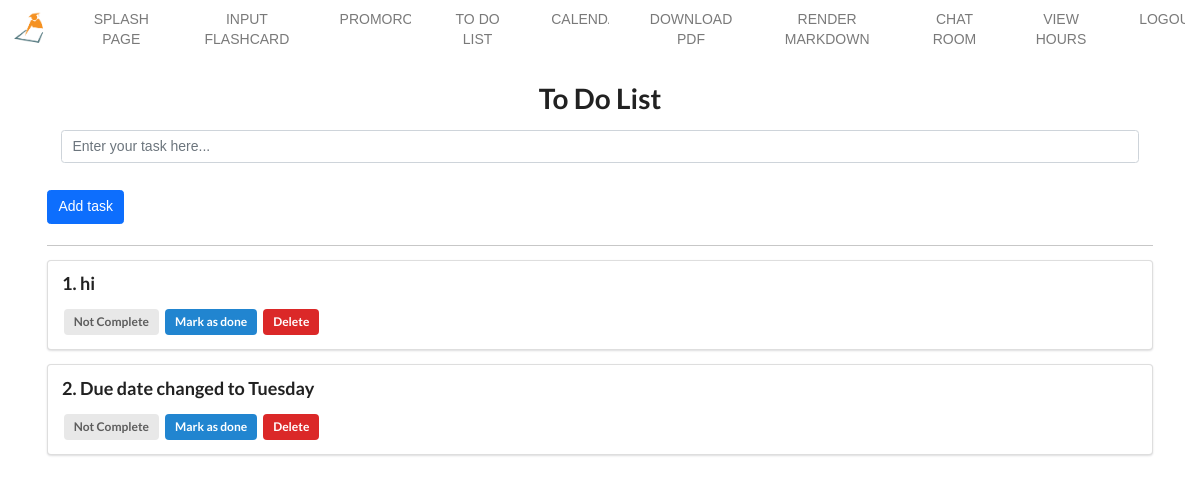
The app's page /todolist (signed in), older data.
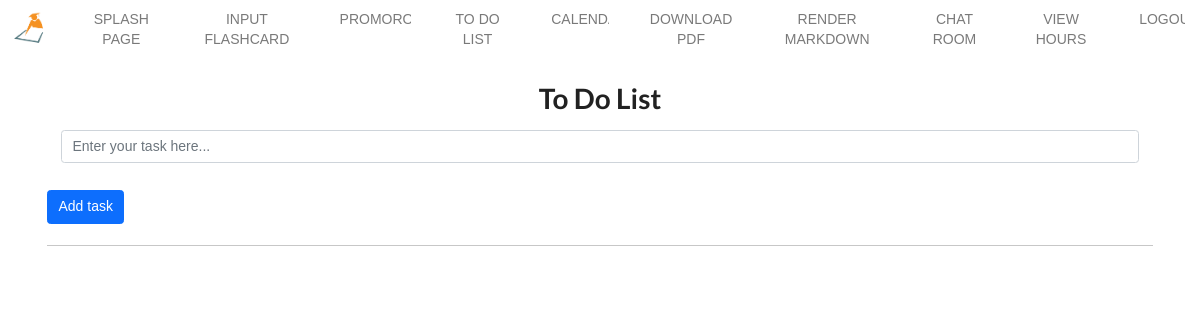
The same page, newer data.
### myapp/models.py (models this page shows)
class Todo(db.Model):
    id = db.Column(db.Integer, primary_key=True)
    title = db.Column(db.String(100))
    complete = db.Column(db.Boolean)

### myapp/routes.py (the view)
@myapp_obj.route("/todolist")
def todoList():
    todo_list = Todo.query.all()
    return render_template("todolist.html", todo_list=todo_list)

### myapp/models.py (called while the page is built)
@login_manager.user_loader
def load_user(user_id):
    return User.query.get(int(user_id))

### myapp/templates/todolist.html (shortened to what this page needs)
{% extends 'base.html' %} {% block content %}
<link rel="stylesheet" href="https://cdn.jsdelivr.net/npm/semantic-ui@2.4.2/dist/semantic.min.css">
<div style="margin-top: 25px;" class="ui container">
    <h1 class="ui center aligned header">To Do List</h1>
    <form class="form-inline" action="/add" method="post">
        <div class="form-group mx-sm-3 mb-2 field">
            <input class="form-control" type="text" name="title" placeholder="Enter your task here..."><br>
        </div>
        <button class="btn btn-primary mb-2" type="submit">Add task</button>
    </form>
    <hr> {% for todo in todo_list %}
    <div class="ui segment">
        <p class="ui big header">{{todo.id }}. {{ todo.title }}</p>
        {% if todo.complete == False %}
        <span class="ui gray label">Not Complete</span> {% else %}
        <span class="ui green label">Done</span> {% endif %}
        <a class="ui blue label" href="/update/{{ todo.id }}">Mark as done</a>
        <a class="ui red label" href="/delete/{{ todo.id }}">Delete</a>
    </div>
    {% endfor %}
</div>
{% endblock %}

### myapp/templates/base.html (shortened to what this page needs)
<!DOCTYPE html>
<html lang="en">
<head>
    <link href="https://cdn.jsdelivr.net/npm/bootstrap@5.1.3/dist/css/bootstrap.min.css" rel="stylesheet"
>
    <link rel="stylesheet" href="../static/css/style.css">
</head>
<body>
    <nav class="navbar navbar-expand-lg">
        <div class="container-fluid">
            <a class="navbar-brand" href="/">
                <img class="brand_logo" onclick="location.href='/';" src="../static/img/logo.png" alt="">
            </a>
            <div class="collapse navbar-collapse" id="navbarSupportedContent">
                {% if current_user.is_authenticated %}
                <ul class="snip1175 navbar-nav mr-auto">
                    <li class="nav-item">
                        <a class="nav-link" data-hover="Splash Page" href="/splash">Splash Page</a>
                    </li>
                    <li class="nav-item">
                        <a class="nav-link" data-hover="Input Flashcard" href="/input-flashcards">Input Flashcard</a>
                    </li>
                    <li class="nav-item">
                        <a class="nav-link" data-hover="Promorodo" href="/pomorodo">Promorodo</a>
                    </li>
                    <li class="nav-item">
                        <a class="nav-link" data-hover="To do list" href="/todolist">To do list</a>
                    </li>
                    <li class="nav-item">
                        <a class="nav-link" data-hover="Calendar" href="/calendar-view">Calendar</a>
                    </li>
                    <li class="nav-item">
                        <a class="nav-link" data-hover="Download PDF" href="/download">Download PDF</a>
                    </li>
                    <li class="nav-item">
                        <a class="nav-link" data-hover="Render Markdown" href="/renderFlashCard">Render Markdown</a>
                    </li>
                    <li class="nav-item">
                        <a class="nav-link" data-hover="Create Chat Room" href="/chatRoom">Chat Room</a>
                    </li>
                    <li class="nav-item">
                        <a class="nav-link" data-hover="View Hours" href="/view-hours-worked">View Hours</a>
                    </li>
                    <li class="nav-item">
                        <a class="nav-link" data-hover="Logout" href="/logout">Logout</a>
                    </li>
                </ul>
                {% endif %}
            </div>
        </div>
    </nav>
    {% block content %}
    {% endblock %}
</body>
</html>

### myapp/static/css/style.css (style rules this page uses)
.snip1175 { font-family: 'Raleway', Arial, sans-serif; text-align: center; text-transform: uppercase; font-weight: 500; }
.snip1175 * { box-sizing: border-box; -webkit-transition: all 0.35s ease; transition: all 0.35s ease; }
.snip1175 li { display: inline-block; list-style: outside none none; margin: 0 1.2em; overflow: hidden; }
.snip1175 a { padding: 0 0.5em 0 0.2em; color: rgba(0, 0, 0, 0.527); position: relative; display: inline-block; margin: 0; text-decoration: none; }
.snip1175 a:before, .snip1175 a:after { position: absolute; -webkit-transition: all 0.35s ease; transition: all 0.35s ease; }
.snip1175 a:before { right: 100%; display: block; width: 3px; height: 100%; content: ""; background-color: #f39c12; }
.snip1175 a:after { padding: 0 0.5em 0 0.2em; position: absolute; right: 100%; top: 0; content: attr(data-hover); color: rgb(0, 0, 0); white-space: nowrap; }
.brand_logo { width: 40px; cursor: pointer; }

Row changes from the older to the newer data that the page shows:
removed Todo: id "1", title "hi", complete "Not Complete"
removed Todo: id "2", title "Due date changed to Tuesday", complete "Not Complete"
